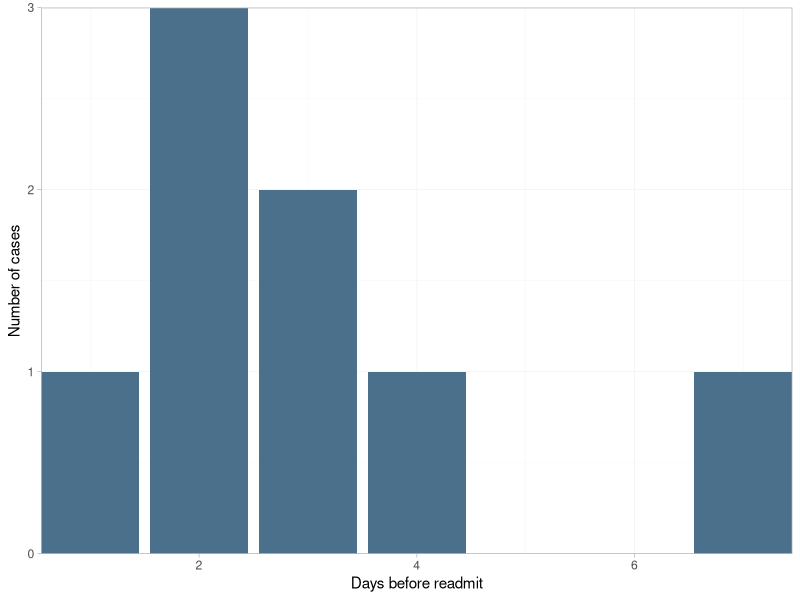
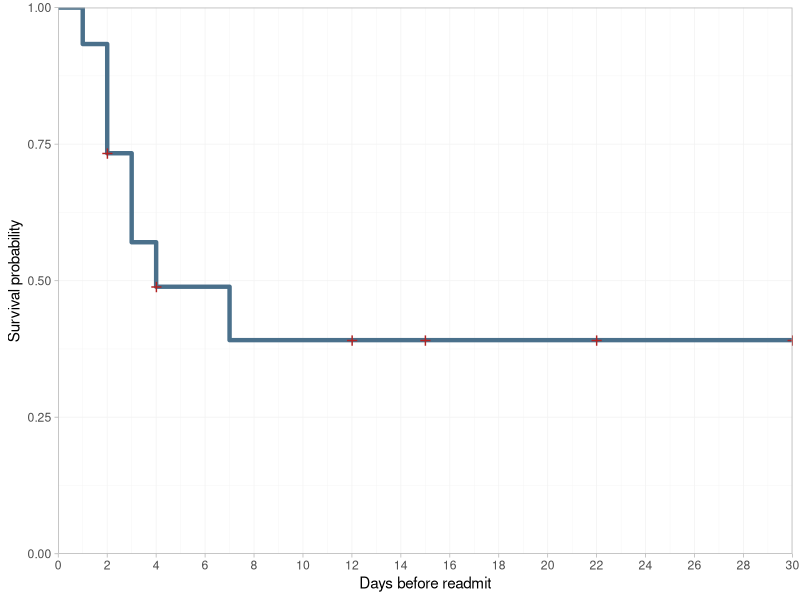
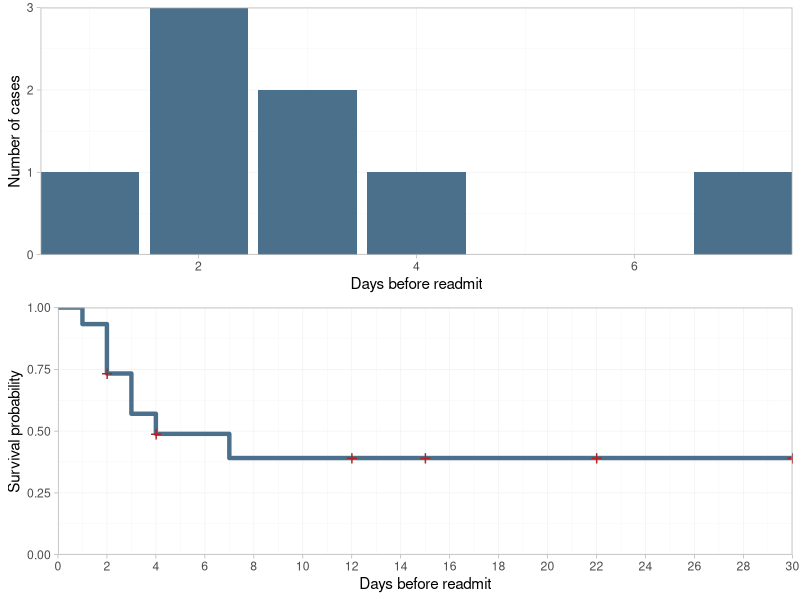
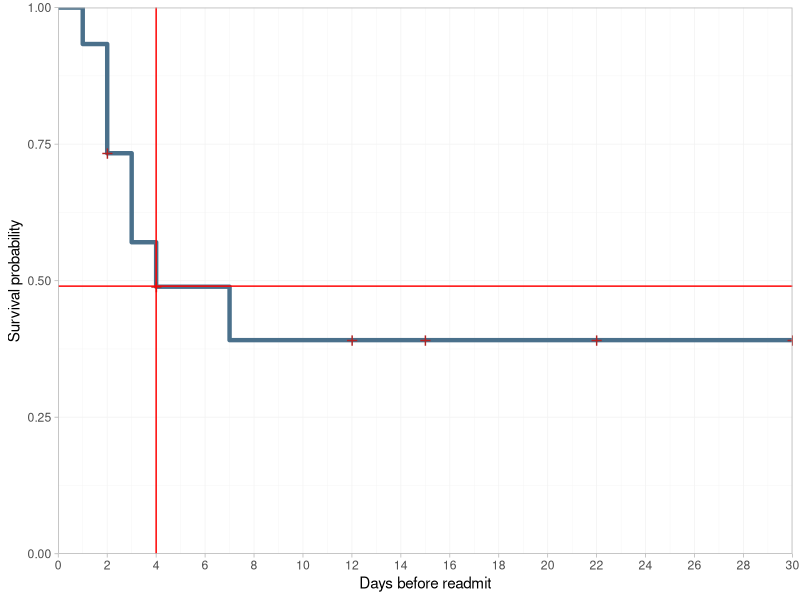

Here is the R script that generated these plots, in order:
## ---- chunk 1
knitr::opts_chunk$set(echo = TRUE, 
                      warning = FALSE, 
                      message = FALSE)

library(kableExtra)

# shortcuts: 
# > ctrl + alt + i ==> new code chunk
# > ctrl + shift + k ==> knit doc 
# \  ==> line break (include 2 spaces after)
## ---- chunk 2
library(tidyverse)
library(survival)
library(ggfortify)  # one-line survival plots with ggplot2::autoplot.
library(ggpubr)

## ---- chunk 3
# paste from Excel using datapasta add-in: 

df1.readmits <- 
    data.frame(stringsAsFactors=FALSE,
                patient_id = c(1L, 2L, 3L, 4L, 5L, 6L, 7L, 8L, 9L, 10L, 11L, 12L, 13L, 14L, 15L),
       days.before.readmit = c(1L, 2L, 2L, 2L, 3L, 3L, 4L, 7L, 2L, 12L, 15L, 30L, 2L, 22L, 4L),
              not.censored = c(1L, 1L, 1L, 1L, 1L, 1L, 1L, 1L, 0L, 0L, 0L, 0L, 0L, 0L, 0L),
                     notes = c(NA, NA, NA, NA, NA, NA, NA, NA,
                               "no observed readmit", "no observed readmit",
                               "no observed readmit", "no observed readmit",
                               "no observed readmit", "no observed readmit",
                               "no observed readmit")
    )



## ---- chunk 4
df1.readmits %>% 
    kable() %>% 
    kable_styling(bootstrap_options = c("striped")) %>%
    scroll_box(width = "100%", height = "400px")

## ---- chunk 5

p1.density <- 
    df1.readmits %>% 
    filter(not.censored == 1) %>% 
    
    ggplot(aes(x = days.before.readmit)) + 
    scale_x_continuous(expand = c(0,0)) +
    scale_y_continuous(expand = c(0, 0)) + 
    geom_bar(fill = "skyblue4") + 
    labs(x = "Days before readmit", 
         y = "Number of cases") + 
    theme_light() + 
    theme(panel.grid.minor = element_line(colour="grey95"), 
          panel.grid.major = element_line(colour="grey95"))
    
p1.density
    
## ---- chunk 6
# Surv( ) builds the standard survival object: 
Surv(df1.readmits$days.before.readmit,
     df1.readmits$not.censored)

# Note that a “+” after the time in the print out of km indicates censoring.
## ---- chunk 7
# Kaplan-Meier curve: 
km1.survival <- survfit(Surv(days.before.readmit, 
                             not.censored) ~ 1,
                        data = df1.readmits)

# summary(km1.survival)

## ---- chunk 8

# ?autoplot.survfit

p2.survival <- autoplot(km1.survival,
                        conf.int = FALSE, 
                        firsty = 1, 
                        surv.colour = "skyblue4",
                        surv.size = 1.5, 
                        censor.size = 5, 
                        censor.colour = "firebrick") + 
    scale_y_continuous(limits = c(0,1), 
                       expand = c(0, 0)) + 
    scale_x_continuous(expand = c(0, 0), 
                       breaks = seq(0, 30, 2)) + 
        labs(x = "Days before readmit",
             y = "Survival probability") + 
    theme_light() + 
    theme(panel.grid.minor = element_line(colour="grey95"), 
          panel.grid.major = element_line(colour="grey95"))

p2.survival

## ---- chunk 9
ggarrange(p1.density, 
          p2.survival, 
          nrow = 2)

## ---- chunk 10
p2.survival + 
    geom_vline(xintercept = 4, 
               col = "red") + 
    geom_hline(yintercept = 0.49, 
               col = "red")
